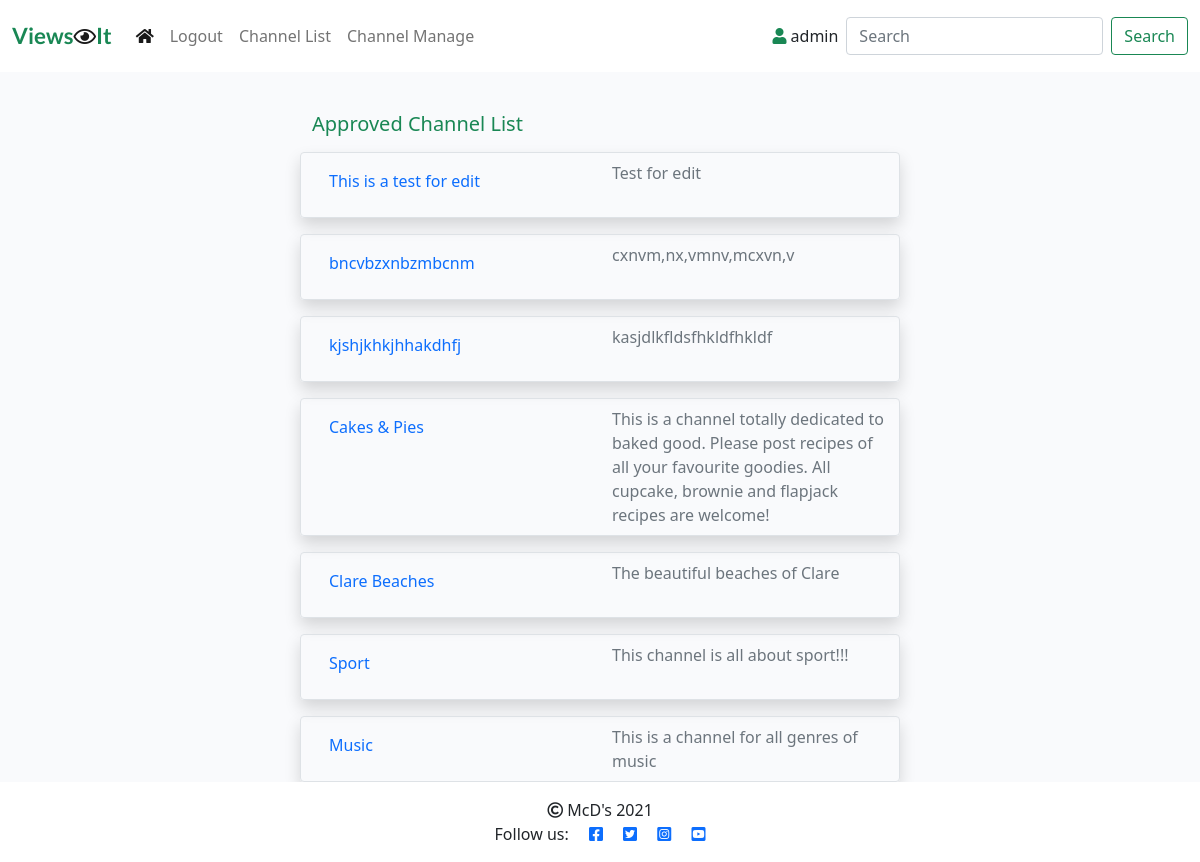
Screenshot of /channel_list/ (signed in) with the database file from the repository.
### viewsit_app/models.py (models this page shows, shortened)
class Channel(models.Model):
    topic = models.CharField(max_length=50)
    topic_url = models.SlugField(max_length=50, unique=True)
    description = models.CharField(max_length=200)
    author = models.ForeignKey(User, on_delete=models.CASCADE,
                               related_name="channels")
    created_on = models.DateTimeField(auto_now_add=True)
    updated_on = models.DateTimeField(auto_now=True)
    status = models.IntegerField(choices=STATUS, default=0)
    class Meta:
        ordering = ['-created_on']

### viewsit_app/views.py (the view)
# urls.py: path('channel_list/', views.ChannelList.as_view(), name='channel_list'),
class ChannelList(generic.ListView):
    model = Channel
    queryset = Channel.objects.filter(status=1).order_by("-created_on")
    template_name = "channel_list.html"

### templates/channel_list.html (shortened to what this page needs)
{% extends "base.html" %}
{% block content %}
<div class="container-fluid">
    <div class="row">
        <div class="col-sm-6 mt-3 offset-md-3">
            <h5 class="mt-3 text-success">Approved Channel List</h5>
            {% for channel in channel_list %}
                <div class="row border rounded shadow mt-3">
                    <div class="col mt-2 mb-2" ><a class="nav-link" href="{% url 'channel_view' slug=channel.topic_url %}"><p class="card-title">{{ channel.topic }}</p></a> </div>
                    <div class="col card-text text-muted mt-2 mb-2">{{ channel.description }}</div>
                </div>
            {% empty %}
                <div><h4>There are no channels available.</h4></div>
            {% endfor %}
        </div>
    </div>
</div>
{%endblock%}

### templates/base.html (shortened to what this page needs)
{% load static %}
<!DOCTYPE html>
<html class="h-100" lang="en">
<head>
    <link rel="stylesheet" href="https://cdnjs.cloudflare.com/ajax/libs/font-awesome/5.15.3/css/all.min.css">
    <link href="https://cdn.jsdelivr.net/npm/bootstrap@5.0.1/dist/css/bootstrap.min.css" rel="stylesheet"
>
    <link href="https://cdn.jsdelivr.net/npm/summernote@0.8.18/dist/summernote.min.css" rel="stylesheet">
    <link rel="stylesheet" href="{% static 'css/style.css' %}">
</head>
<body class="d-flex flex-column h-100 main-bg">
    <nav class="navbar navbar-expand-lg navbar-light fixed-top bg-white">
        <div class="container-fluid">
            <a class="navbar-brand" href="{% url 'home' %}"><span class="brand text-success">
                Views</span><i class="far fa-eye"></i><span class=" brand text-success">It</span></a>
            <div class="collapse navbar-collapse" id="navbarText">
                <ul class="navbar-nav me-auto mb-2 mb-lg-0">
                    <li class="nav-item">
                        <a class="nav-link active" aria-current="page" href="{% url 'channel_view_all' %}"><i class="fas fa-home"></i></a>
                    </li>
                    {% if user.is_authenticated %}
                    <li class="nav-item">
                        <a class="nav-link" href="{% url 'logout_user' %}">Logout</a>
                    </li>
                    {% endif %}
                    <li class="nav-item">
                        <a class="nav-link" href="{% url 'channel_list' %}">Channel List</a>
                    </li>
                    {% if user.is_authenticated and not "channel_manage" in request.path %}
                    <li class="nav-item">
                        <a class="nav-link" href="{% url 'channel_manage' %}">Channel Manage</a>
                    </li>
                    {% endif %}
                </ul>
                {% if user.is_authenticated %}
                    <p class="nav-item muted-text mt-3 me-2" id="navbarText"><i class="fas fa-user text-success"></i> {{ user }}</p>
                {% endif %}
                {% if not search_place_holder and not channel_topic_url%}
                    <span class="navbar-nav ml-auto mr-auto">
                        <form class="d-flex" action="{% url 'channel_view_search' %}" method="get">
                            <input class="form-control me-2" type="search" placeholder="Search" aria-label="Search" name="search_string">
                            <button class="btn btn-outline-success" type="submit">Search</button>
                        </form>
                    </span>
                {% endif %}
            </div>
        </div>
    </nav>
    <main class="flex-shrink-0 main-bg">
        {% block content %}
        {% endblock content %}
    </main>
   <footer class="footer mt-auto py-3 bg-white">
        <p class="m-0 text-center"><i class="far fa-copyright"></i>    McD's 2021</p>
        <p class="m-0 text-center"> Follow us:
            <a href="https://facebook.com" target="_blank" rel="no-opener" ><i class="fab fa-facebook-square ms-3"></i></a>
            <a href="https://twitter.com" target="_blank" rel="no-opener" ><i class="fab fa-twitter-square ms-3"></i></a>
            <a href="https://instagram.com" target="_blank" rel="no-opener" ><i class="fab fa-instagram-square ms-3"></i></a>
            <a href="https://youtube.com" target="_blank" rel="no-opener" ><i class="fab fa-youtube-square ms-3"></i></a>
        </p>
    </footer>
</body>
</html>

### static/css/style.css (style rules this page uses)
body { padding-top: 80px; }
.brand { font-family: Lato, sans-serif; font-size: 1.4rem; font-weight: 700; color: #4A4A4F; }
.main-bg { background-color: #F9FAFC; }

### rows the page displays
Channel: topic "This is a test for edit", description "Test for edit"
Channel: topic "bncvbzxnbzmbcnm", description "cxnvm,nx,vmnv,mcxvn,v"
Channel: topic "kjshjkhkjhhakdhfj", description "kasjdlkfldsfhkldfhkldf"
Channel: topic "Cakes & Pies", description "This is a channel totally dedicated to baked good. Please post recipes of all your favourite goodies. All cupcake, brownie and flapjack recipes are welcome!"
Channel: topic "Clare Beaches", description "The beautiful beaches of Clare"
Channel: topic "Sport", description "This channel is all about sport!!!"
Channel: topic "Music", description "This is a channel for all genres of music"

### other values shown
{{ user }} "admin"
